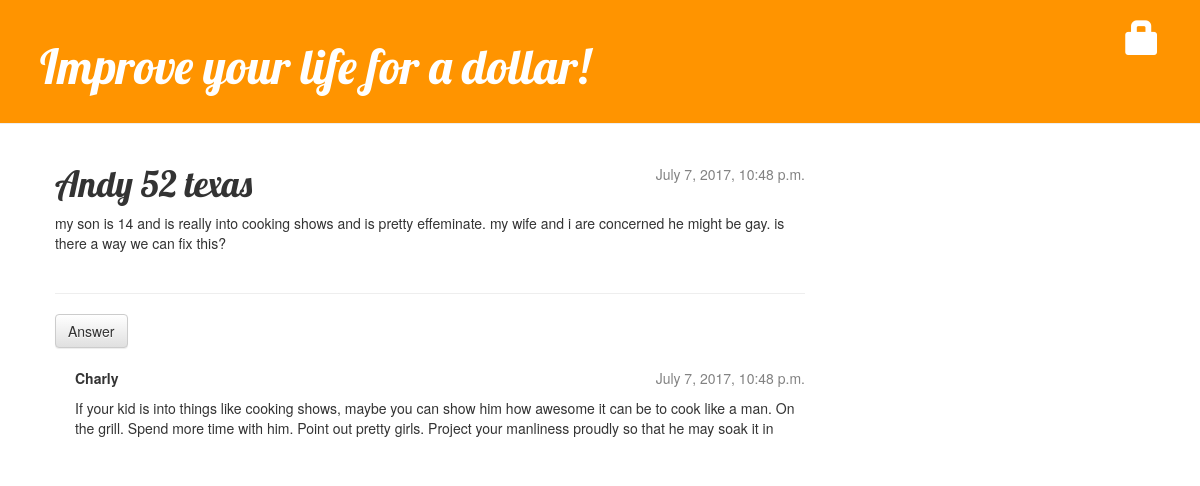
/post/16/, run on the app's committed database.
### blog/models.py (models this page shows, shortened)
class Post(models.Model):
    author = models.ForeignKey('auth.User')
    title = models.CharField(max_length=200)
    text = models.TextField()
    created_date = models.DateTimeField(
            default=timezone.now)
    published_date = models.DateTimeField(
            blank=True, null=True)

class Comment(models.Model):
    post = models.ForeignKey('blog.Post', related_name='comments')
    author = models.CharField(max_length=200)
    text = models.TextField()
    created_date = models.DateTimeField(default=timezone.now)
    approved_comment = models.BooleanField(default=False)

### blog/views.py (the view)
# urls.py: url(r'^post/(?P<pk>\d+)/$', views.post_detail, name='post_detail'),
def post_detail(request, pk):
    post = get_object_or_404(Post, pk=pk)
    return render(request, 'blog/post_detail.html', {'post': post})

### blog/templates/blog/post_detail.html (shortened to what this page needs)
{% extends 'blog/base.html' %}
{% block content %}
    <div class="post">
        {% if post.published_date %}
            <div class="date">
                {{ post.published_date }}
            </div>
{% endif %}
        <h1>{{ post.title }}</h1>
        <p>{{ post.text|linebreaksbr }}</p>
    </div>
<hr>
<a class="btn btn-default" href="{% url 'add_comment_to_post' pk=post.pk %}">Answer</a>
{% for comment in post.comments.all %}
    {% if user.is_authenticated or comment.approved_comment %}
    <div class="comment">
        <div class="date">
            {{ comment.created_date }}
        </div>
        <strong>{{ comment.author }}</strong>
        <p>{{ comment.text|linebreaks }}</p>
    </div>
    {% endif %}
{% empty %}
    <p>No comments here yet :(</p>
{% endfor %}
{% endblock %}

### blog/static/css/blog.css (style rules this page uses)
h1, h2, h3, h4 { font-family: 'Lobster', cursive; }
.date { color: #828282; float: right; }
.post { margin-bottom: 40px; }
.comment { margin: 20px 0px 20px 20px; }

### data on the page
Post: published_date "July 7, 2017, 10:48 p.m.", title "Andy 52 texas", text "my son is 14 and is really into cooking shows and is pretty effeminate. my wife and i are concerned he might be gay. is there a way we can fix this?"
Comment: created_date "July 7, 2017, 10:48 p.m.", author "Charly", text "If your kid is into things like cooking shows, maybe you can show him how awesome it can be to cook like a man. On the grill. Spend more time with him. Point out pretty girls. Project your manliness proudly so that he may soak it in"
